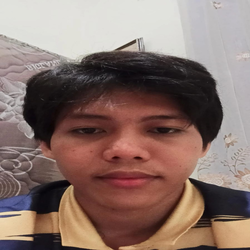
#> input picture Face Recognition/dataset/Fadhil/Fadhil-0.png, 250 x 250 px
$ jupyter execute --allow-errors 'Facerecognition Eigenface and SVM.ipynb'
#> lines starting #> are read from the running program, lines starting #| are printed output that depends on the picture
[cell 1]
from time import time
import numpy, os
from sklearn.metrics import classification_report
from sklearn.metrics import confusion_matrix
from sklearn.model_selection import train_test_split
from sklearn.model_selection import GridSearchCV
from sklearn.decomposition import PCA
from sklearn.svm import SVC
import cv2

#Path ke direktori gambar yang berisi sub-direktori gambar
path="dataset/"

data_slice = [70,195,78,172] # [ ymin, ymax, xmin, xmax]
# untuk extract hal yang unik ‘interesting’ dari file gambar
# dan hindari penggunaan korelasi statistik dari latar belakang

# ubah ukuran rasio untuk mengurangi dimensi dari sampel
resize_ratio = 2.5

h = int((data_slice[1] - data_slice[0])/resize_ratio) #ymax - ymin slice, Height of image in float
w = int((data_slice[3] - data_slice[2])/resize_ratio) #xmax - xmin slice, Width of image in float
print("Image dimension after resize (h,w) :", h, w)

n_sample = 0 #Initial sample count
label_count = 0 #Initial label count
n_classes = 0 #Initial class count

#PCA Component
n_components = 7

[cell 2]
#Flat image Feature Vector
X=[]
#Int array of Label Vector
Y=[]

#Array untuk menyimpan nama orang
target_names = []

for directory in os.listdir(path):
    for file in os.listdir(path+directory):
        img=cv2.imread(path+directory+"/"+file)[data_slice[0]:data_slice[1], data_slice[2]:data_slice[3]]
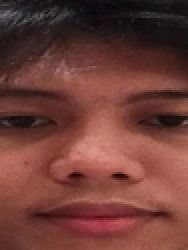
#> img: shape (125, 94, 3) (shown 2 times larger); mean B, G, R 54.9, 61.7, 109.5
        img=cv2.resize(img, (w,h))
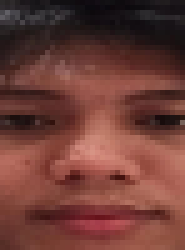
#> img: shape (50, 37, 3) (shown 5 times larger); mean B, G, R 54.8, 61.6, 109.4
        img=cv2.cvtColor(img, cv2.COLOR_BGR2GRAY)
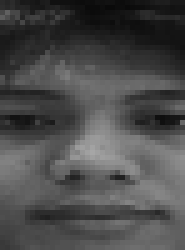
#> img: shape (50, 37) (shown 5 times larger); min 10, max 166, mean 75.1
        featurevector=numpy.array(img).flatten()
#> featurevector = 1850 values, max 166 at index 1128, min 10 at index 58, mean 75.09
        X.append(featurevector)
        Y.append(label_count)
        n_sample = n_sample + 1
    target_names.append(directory)
    label_count=label_count+1


print("Samples :", n_sample)
print("Class :", target_names)
#| Class : ['Fadhil']
n_classes = len(target_names)
#> n_classes = 1

#> (a cell that did not finish here is left out)

[cell 4]
import matplotlib.pyplot as plt
def plot_gallery(images, titles, h, w, n_row=3, n_col=4):
    """Helper function to plot a gallery of portraits"""
    plt.figure(figsize=(1.8 * n_col, 2.4 * n_row))
    plt.subplots_adjust(bottom=0, left=.01, right=.99, top=.90, hspace=.35)
    for i in range(n_components):
        plt.subplot(n_row, n_col, i + 1)
        plt.imshow(images[i], cmap=plt.cm.gray)
        plt.title(titles[i], size=12)
        plt.xticks(())
        plt.yticks(())

#> (the rest of this cell did not finish here and is left out)

[cell 5]
# Train a SVM classification model
print("\n")
print("Fitting the classifier to the training set")
t0 = time()
param_grid = {'C': [1e3, 5e3, 1e4, 5e4, 1e5],
              'gamma': [0.0001, 0.0005, 0.001, 0.005, 0.01, 0.1], }
clf = GridSearchCV(SVC(kernel='rbf', class_weight='balanced'), param_grid, verbose=5)
#> (the rest of this cell did not finish here and is left out)

[cell 6]
import numpy as np
import cv2

cap = cv2.VideoCapture(0)
face_cascade = cv2.CascadeClassifier('haarcascades/haarcascade_frontalface_default.xml')

cap.set(3,640)
cap.set(4,480)

while(True):
    # Capture frame-by-frame
    test = []
    face = []
    ret, frame = cap.read()
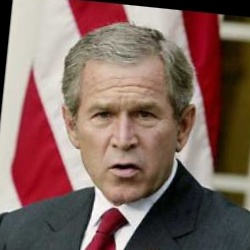
#> input picture Face Recognition/test/George_W_Bush_0037.jpg, 250 x 250 px, given in place of the camera
#> frame is the input picture: shape (250, 250, 3); mean B, G, R 95, 102.1, 129.8
    xv, yv, cv = frame.shape
#> xv = 250; yv = 250; cv = 3
    if ret == True :

        gray = cv2.cvtColor(frame, cv2.COLOR_BGR2GRAY)
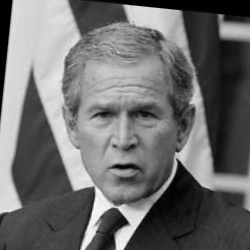
#> gray: shape (250, 250); min 0, max 255, mean 109.5

        faces = face_cascade.detectMultiScale(gray, 1.3, 5)
#> faces = [[57, 61, 135, 135]]
        for (x,y,wf,hf) in faces:
            cy, cx = y + (hf//2), x + (wf//2)
            max_len = max(max(hf//2,wf//2), 125)

            if (x - max_len) <= 0 or (x + max_len) >= xv or (y - max_len) <= 0 or (y + max_len) >= yv :
                continue
            face_crop = (frame[cy-max_len:cy+max_len, cx-max_len:cx+max_len])
            face_crop = face_crop[data_slice[0]:data_slice[1], data_slice[2]:data_slice[3]]

            testImage = cv2.resize(face_crop, (w,h))
            cv2.imshow('face',testImage)

            testImage=cv2.cvtColor(testImage, cv2.COLOR_BGR2GRAY)
            testImageFeatureVector=numpy.array(testImage).flatten()
            test.append(testImageFeatureVector)
            testImagePCA = pca.transform(test)
            testImagePredict=clf.predict(testImagePCA)

            frame = cv2.rectangle(frame,(x,y),(x+wf,y+hf),(255,0,0),2)
            frame = cv2.rectangle(frame,(x,y+hf),(x+wf,y+hf+30),(255,0,0),1)

            cv2.putText(frame, "Name : " + target_names[testImagePredict[0]], (x + x//10, y+hf+20), \
                        cv2.FONT_HERSHEY_SIMPLEX, 0.6, (255, 0, 255), 2)
#> this loop made 1 pass
#> (x, y, wf, hf, cy, cx, max_len) on pass 1: (57, 61, 135, 135, 128, 124, 125)
#> after the loop, test = []

        cv2.imshow('frame',frame)

        if cv2.waitKey(1) & 0xFF == ord('q'):
#> (key q is pressed here)
            break

cap.release()
cv2.destroyAllWindows()
